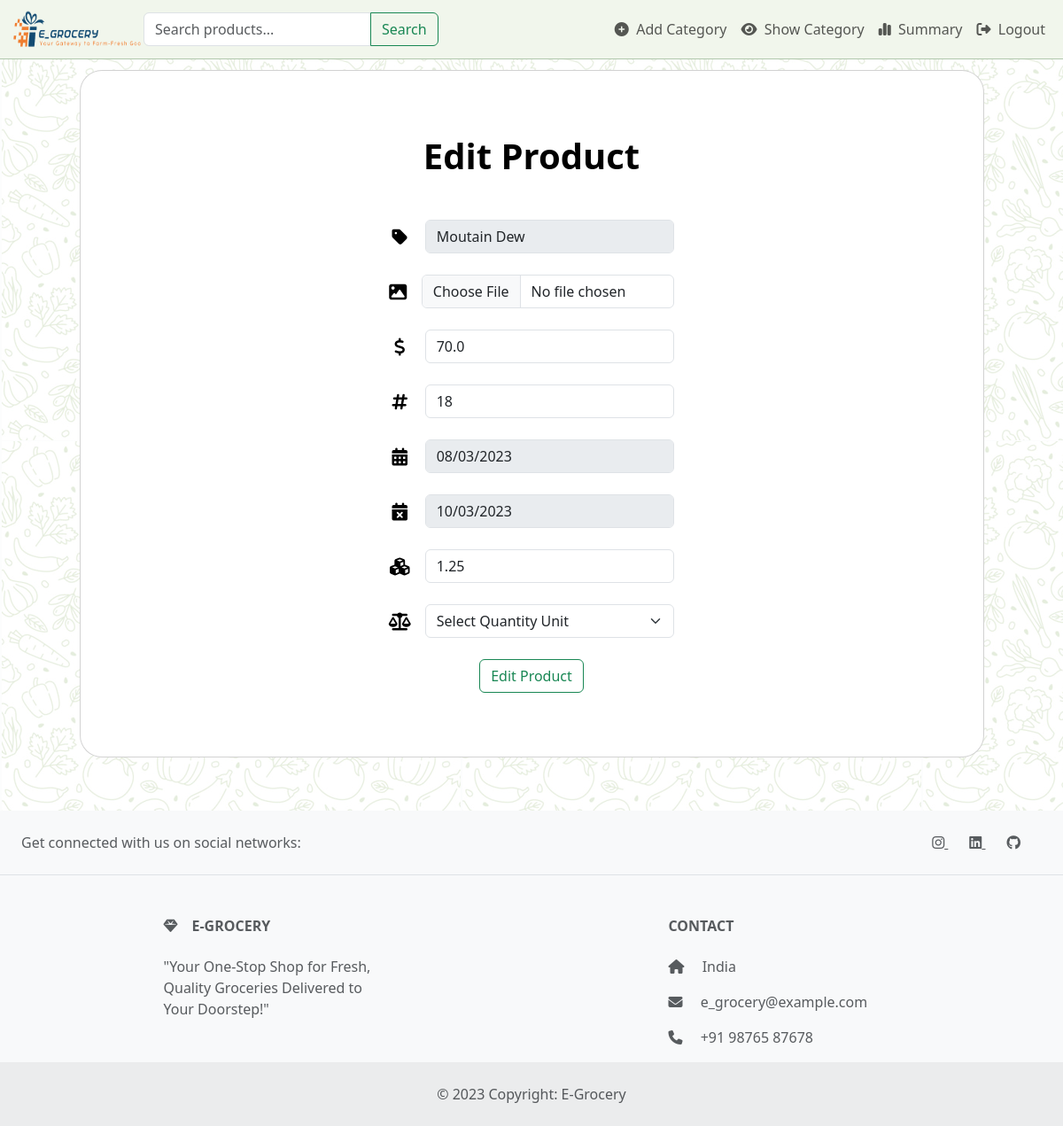
Before: /edit-product/5 (signed in) with the older database file.
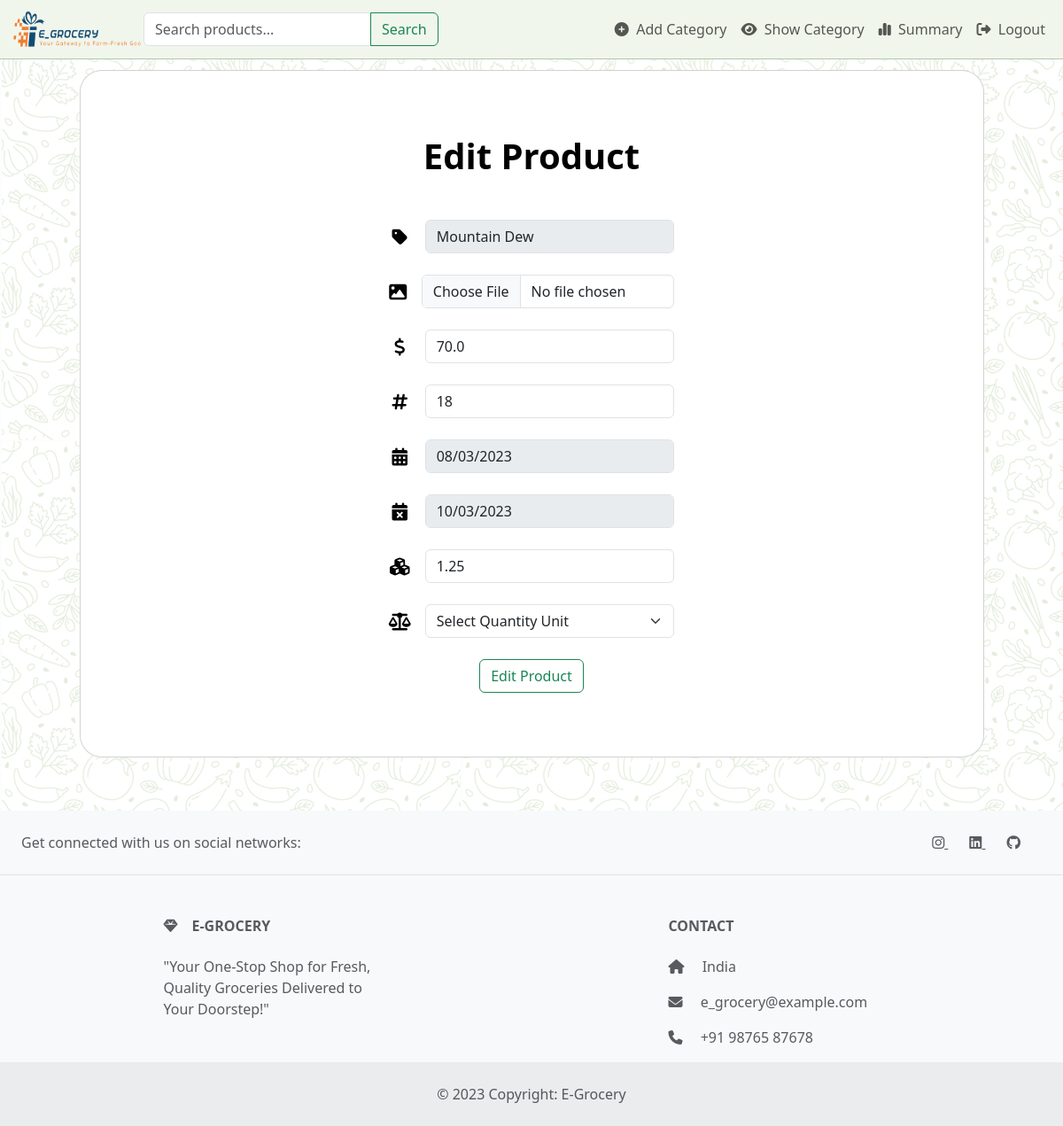
After: the same page with the newer database file.
### models.py (models this page shows)
class Product(db.Model):
    id = db.Column(db.Integer, primary_key=True)
    name = db.Column(db.String(50))
    price = db.Column(db.Float)
    photo = db.Column(db.String(255))
    manufacturing_date = db.Column(db.Date)
    expiry_date = db.Column(db.Date)
    quantity = db.Column(db.Integer)
    quantity_unit = db.Column(db.String(10))
    number  = db.Column(db.Integer)
    timestamp_added = db.Column(db.DateTime, default=datetime.utcnow)
    category_id = db.Column(db.Integer, db.ForeignKey('category.id'))

### app.py (the view, shortened to what this page needs)
@app.route('/edit-product/<int:product_id>', methods=['GET', 'POST'])
@login_required
def edit_product(product_id):
    if not current_user.is_admin:
        flash('You do not have permission to access this page.', 'warning')
        return redirect(url_for('dashboard'))
    product = Product.query.get(product_id)
    category_id = product.category_id
    return render_template('edit_product.html', product=product)

### app.py (called while the page is built)
@login_manager.user_loader
def load_user(id):
    return User.query.get(int(id))

### templates/edit_product.html (shortened to what the changed rows need)
{% extends "base.html" %}
{% block content %}
<section class="vh-100">
    <div class="container h-100">
        <div class="row d-flex justify-content-center align-items-center h-100">
            <div class="col-lg-12 col-xl-11">
                <div class="card text-black" style="border-radius: 25px;">
                    <div class="card-body p-md-5">
                        <div class="row justify-content-center">
                            <div class="col-md-10 col-lg-6 col-xl-5 order-2 order-lg-1">
                                <form class="mx-1 mx-md-4" method="POST" action="{{ url_for('edit_product',product_id=product.id) }}" enctype="multipart/form-data">
                                    <div class="d-flex flex-row align-items-center mb-4">
                                        <div class="form-outline flex-fill mb-0">
                                            <input type="text" id="name" name="name" class="form-control" placeholder="Product Name" required value="{{product.name}}" disabled/>
                                        </div>
                                    </div>
                                    <div class="d-flex flex-row align-items-center mb-4">
                                        <div class="form-outline flex-fill mb-0">
                                            <input type="file" id="image" name="photo" class="form-control" required value="{{product.photo}}" />
                                        </div>
                                    </div>
                                    <div class="d-flex flex-row align-items-center mb-4">
                                        <div class="form-outline flex-fill mb-0">
                                            <input type="number" step="0.01" id="price" name="price" class="form-control" placeholder="Price" required value="{{product.price}}"  />
                                        </div>
                                    </div>
                                    <div class="d-flex flex-row align-items-center mb-4">
                                        <div class="form-outline flex-fill mb-0">
                                            <input type="number" id="number" name="number" class="form-control" placeholder="No of Product in Stock" required  value="{{product.number}}" />
                                        </div>
                                    </div>
                                    <div class="d-flex flex-row align-items-center mb-4">
                                        <div class="form-outline flex-fill mb-0">
                                            <input type="date" id="manufacturing_date" name="manufacturing_date" class="form-control" placeholder="Manufacturing Date" required value="{{product.manufacturing_date}}" disabled />
                                        </div>
                                    </div>
                                    <div class="d-flex flex-row align-items-center mb-4">
                                        <div class="form-outline flex-fill mb-0">
                                            <input type="date" id="expiry_date" name="expiry_date" class="form-control" placeholder="Expiry Date" required  value="{{product.expiry_date}}" disabled/>
                                        </div>
                                    </div>
                                    <div class="d-flex flex-row align-items-center mb-4">
                                        <div class="form-outline flex-fill mb-0">
                                            <input type="number" step="0.01" id="quantity" name="quantity" class="form-control" placeholder="Quantity" required value="{{product.quantity}}"  />
                                        </div>
                                    </div>
                                    <div class="d-flex flex-row align-items-center mb-4">
                                        <div class="form-outline flex-fill mb-0">
                                            <select class="form-select" id="quantity_unit" name="quantity_unit" required value="{{product.quantity_unit}}" >
                                                <option value="" disabled selected>Select Quantity Unit</option>
                                            </select>
                                        </div>
                                    </div>
                                </form>
                            </div>
                        </div>
                    </div>
                </div>
            </div>
        </div>
    </div>
</section>
{% endblock %}

Changed rows visible on the page:
changed Product "Select Quantity Unit": name "Moutain Dew" → "Mountain Dew"
